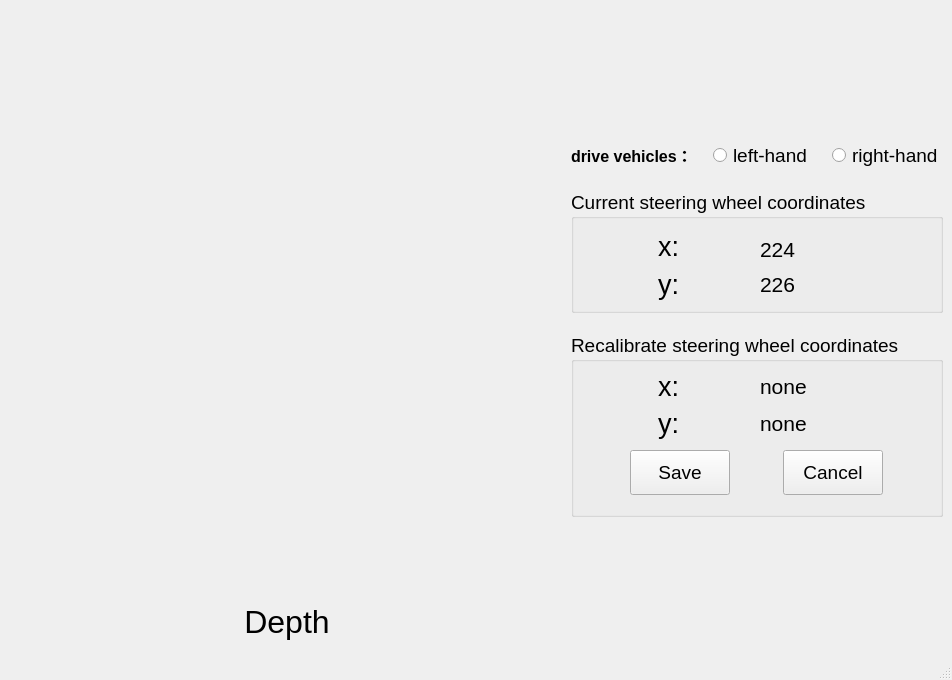
<?xml version="1.0" encoding="UTF-8"?>
<ui version="4.0">
 <class>MainWindow</class>
 <widget class="QMainWindow" name="MainWindow">
  <property name="geometry">
   <rect>
    <x>0</x>
    <y>0</y>
    <width>952</width>
    <height>680</height>
   </rect>
  </property>
  <property name="windowTitle">
   <string>Steering wheel calibration</string>
  </property>
  <property name="windowIcon">
   <iconset>
    <normaloff>images/Wheel.png</normaloff>images/Wheel.png</iconset>
  </property>
  <widget class="QWidget" name="centralwidget">
   <layout class="QHBoxLayout" name="horizontalLayout_11">
    <item>
     <layout class="QHBoxLayout" name="horizontalLayout" stretch="10,5">
      <item>
       <widget class="QWidget" name="widget" native="true">
        <layout class="QVBoxLayout" name="verticalLayout" stretch="20,1">
         <property name="leftMargin">
          <number>9</number>
         </property>
         <property name="rightMargin">
          <number>0</number>
         </property>
         <item>
          <widget class="QWidget" name="widget_3" native="true">
           <layout class="QVBoxLayout" name="verticalLayout_6">
            <item>
             <layout class="QVBoxLayout" name="verticalLayout_5"/>
            </item>
           </layout>
          </widget>
         </item>
         <item>
          <widget class="QLabel" name="label">
           <property name="font">
            <font>
             <pointsize>24</pointsize>
            </font>
           </property>
           <property name="text">
            <string>Depth</string>
           </property>
           <property name="alignment">
            <set>Qt::AlignCenter</set>
           </property>
          </widget>
         </item>
        </layout>
       </widget>
      </item>
      <item>
       <widget class="QWidget" name="widget_2" native="true">
        <layout class="QVBoxLayout" name="verticalLayout_7" stretch="3,2,3,3,3">
         <property name="spacing">
          <number>20</number>
         </property>
         <property name="rightMargin">
          <number>0</number>
         </property>
         <item>
          <spacer name="verticalSpacer_2">
           <property name="orientation">
            <enum>Qt::Vertical</enum>
           </property>
           <property name="sizeHint" stdset="0">
            <size>
             <width>20</width>
             <height>40</height>
            </size>
           </property>
          </spacer>
         </item>
         <item>
          <layout class="QHBoxLayout" name="horizontalLayout_2">
           <item>
            <widget class="QLabel" name="label_2">
             <property name="font">
              <font>
               <pointsize>14</pointsize>
              </font>
             </property>
             <property name="text">
              <string>&lt;html&gt;&lt;head/&gt;&lt;body&gt;&lt;p&gt;&lt;span style=&quot; font-size:12pt; font-weight:700;&quot;&gt;drive vehicles：&lt;/span&gt;&lt;/p&gt;&lt;/body&gt;&lt;/html&gt;</string>
             </property>
            </widget>
           </item>
           <item>
            <widget class="QRadioButton" name="radioButton_1">
             <property name="font">
              <font>
               <pointsize>14</pointsize>
              </font>
             </property>
             <property name="text">
              <string>left-hand</string>
             </property>
             <property name="iconSize">
              <size>
               <width>16</width>
               <height>20</height>
              </size>
             </property>
            </widget>
           </item>
           <item>
            <widget class="QRadioButton" name="radioButton_2">
             <property name="font">
              <font>
               <pointsize>14</pointsize>
              </font>
             </property>
             <property name="text">
              <string>right-hand</string>
             </property>
            </widget>
           </item>
          </layout>
         </item>
         <item>
          <widget class="QGroupBox" name="g1">
           <property name="font">
            <font>
             <pointsize>14</pointsize>
            </font>
           </property>
           <property name="title">
            <string>Current steering wheel coordinates</string>
           </property>
           <layout class="QVBoxLayout" name="verticalLayout_2">
            <item>
             <layout class="QHBoxLayout" name="horizontalLayout_4">
              <item>
               <widget class="QLabel" name="label_4">
                <property name="font">
                 <font>
                  <pointsize>20</pointsize>
                 </font>
                </property>
                <property name="text">
                 <string>x:</string>
                </property>
                <property name="alignment">
                 <set>Qt::AlignBottom|Qt::AlignHCenter</set>
                </property>
               </widget>
              </item>
              <item>
               <widget class="QLabel" name="pre_x">
                <property name="font">
                 <font>
                  <pointsize>16</pointsize>
                 </font>
                </property>
                <property name="text">
                 <string>224</string>
                </property>
                <property name="alignment">
                 <set>Qt::AlignBottom|Qt::AlignLeading|Qt::AlignLeft</set>
                </property>
               </widget>
              </item>
             </layout>
            </item>
            <item>
             <layout class="QHBoxLayout" name="horizontalLayout_3">
              <item>
               <widget class="QLabel" name="label_5">
                <property name="font">
                 <font>
                  <pointsize>20</pointsize>
                 </font>
                </property>
                <property name="text">
                 <string>y:</string>
                </property>
                <property name="alignment">
                 <set>Qt::AlignCenter</set>
                </property>
               </widget>
              </item>
              <item>
               <widget class="QLabel" name="pre_y">
                <property name="font">
                 <font>
                  <pointsize>16</pointsize>
                 </font>
                </property>
                <property name="text">
                 <string>226</string>
                </property>
               </widget>
              </item>
             </layout>
            </item>
           </layout>
          </widget>
         </item>
         <item>
          <layout class="QVBoxLayout" name="verticalLayout_4">
           <item>
            <widget class="QGroupBox" name="groupBox">
             <property name="font">
              <font>
               <pointsize>14</pointsize>
              </font>
             </property>
             <property name="title">
              <string>Recalibrate steering wheel coordinates</string>
             </property>
             <layout class="QVBoxLayout" name="verticalLayout_3">
              <item>
               <layout class="QHBoxLayout" name="horizontalLayout_8">
                <item>
                 <widget class="QLabel" name="label_11">
                  <property name="font">
                   <font>
                    <pointsize>20</pointsize>
                   </font>
                  </property>
                  <property name="text">
                   <string>x:</string>
                  </property>
                  <property name="alignment">
                   <set>Qt::AlignCenter</set>
                  </property>
                 </widget>
                </item>
                <item>
                 <widget class="QLabel" name="now_x">
                  <property name="font">
                   <font>
                    <pointsize>16</pointsize>
                   </font>
                  </property>
                  <property name="text">
                   <string>none</string>
                  </property>
                 </widget>
                </item>
               </layout>
              </item>
              <item>
               <layout class="QHBoxLayout" name="horizontalLayout_7">
                <item>
                 <widget class="QLabel" name="label_12">
                  <property name="font">
                   <font>
                    <pointsize>20</pointsize>
                   </font>
                  </property>
                  <property name="text">
                   <string>y:</string>
                  </property>
                  <property name="alignment">
                   <set>Qt::AlignCenter</set>
                  </property>
                 </widget>
                </item>
                <item>
                 <widget class="QLabel" name="now_y">
                  <property name="font">
                   <font>
                    <pointsize>16</pointsize>
                   </font>
                  </property>
                  <property name="text">
                   <string>none</string>
                  </property>
                 </widget>
                </item>
               </layout>
              </item>
              <item>
               <layout class="QHBoxLayout" name="horizontalLayout_10">
                <property name="topMargin">
                 <number>5</number>
                </property>
                <property name="rightMargin">
                 <number>0</number>
                </property>
                <property name="bottomMargin">
                 <number>10</number>
                </property>
                <item>
                 <widget class="QPushButton" name="save_button">
                  <property name="minimumSize">
                   <size>
                    <width>0</width>
                    <height>45</height>
                   </size>
                  </property>
                  <property name="maximumSize">
                   <size>
                    <width>100</width>
                    <height>16777215</height>
                   </size>
                  </property>
                  <property name="text">
                   <string>Save</string>
                  </property>
                  <property name="iconSize">
                   <size>
                    <width>20</width>
                    <height>200</height>
                   </size>
                  </property>
                 </widget>
                </item>
                <item>
                 <widget class="QPushButton" name="Cancel_button">
                  <property name="minimumSize">
                   <size>
                    <width>50</width>
                    <height>45</height>
                   </size>
                  </property>
                  <property name="maximumSize">
                   <size>
                    <width>100</width>
                    <height>16777215</height>
                   </size>
                  </property>
                  <property name="text">
                   <string>Cancel</string>
                  </property>
                 </widget>
                </item>
               </layout>
              </item>
             </layout>
            </widget>
           </item>
          </layout>
         </item>
         <item>
          <spacer name="verticalSpacer">
           <property name="orientation">
            <enum>Qt::Vertical</enum>
           </property>
           <property name="sizeHint" stdset="0">
            <size>
             <width>20</width>
             <height>40</height>
            </size>
           </property>
          </spacer>
         </item>
        </layout>
       </widget>
      </item>
     </layout>
    </item>
   </layout>
  </widget>
  <widget class="QStatusBar" name="statusbar"/>
 </widget>
 <resources/>
 <connections/>
</ui>
